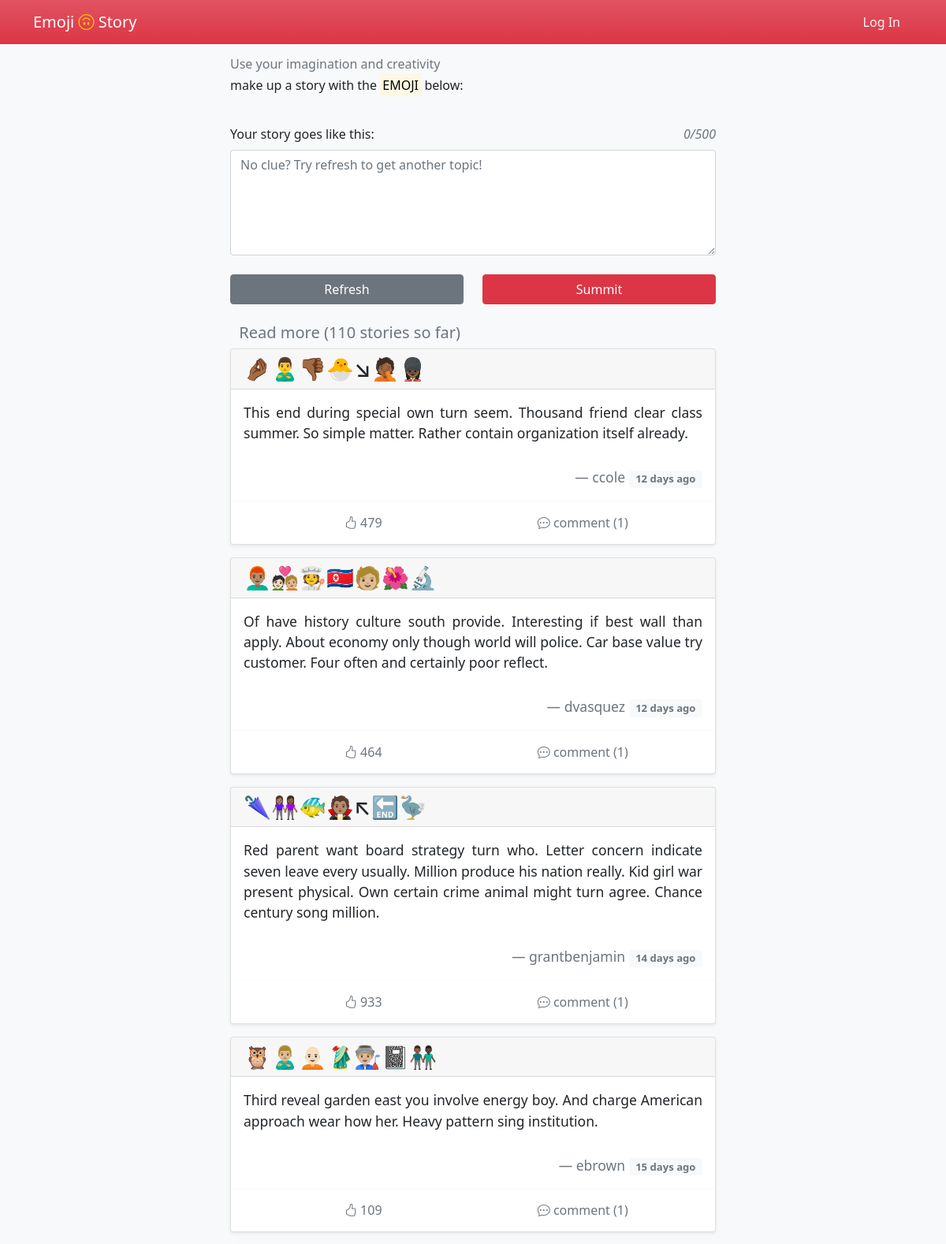
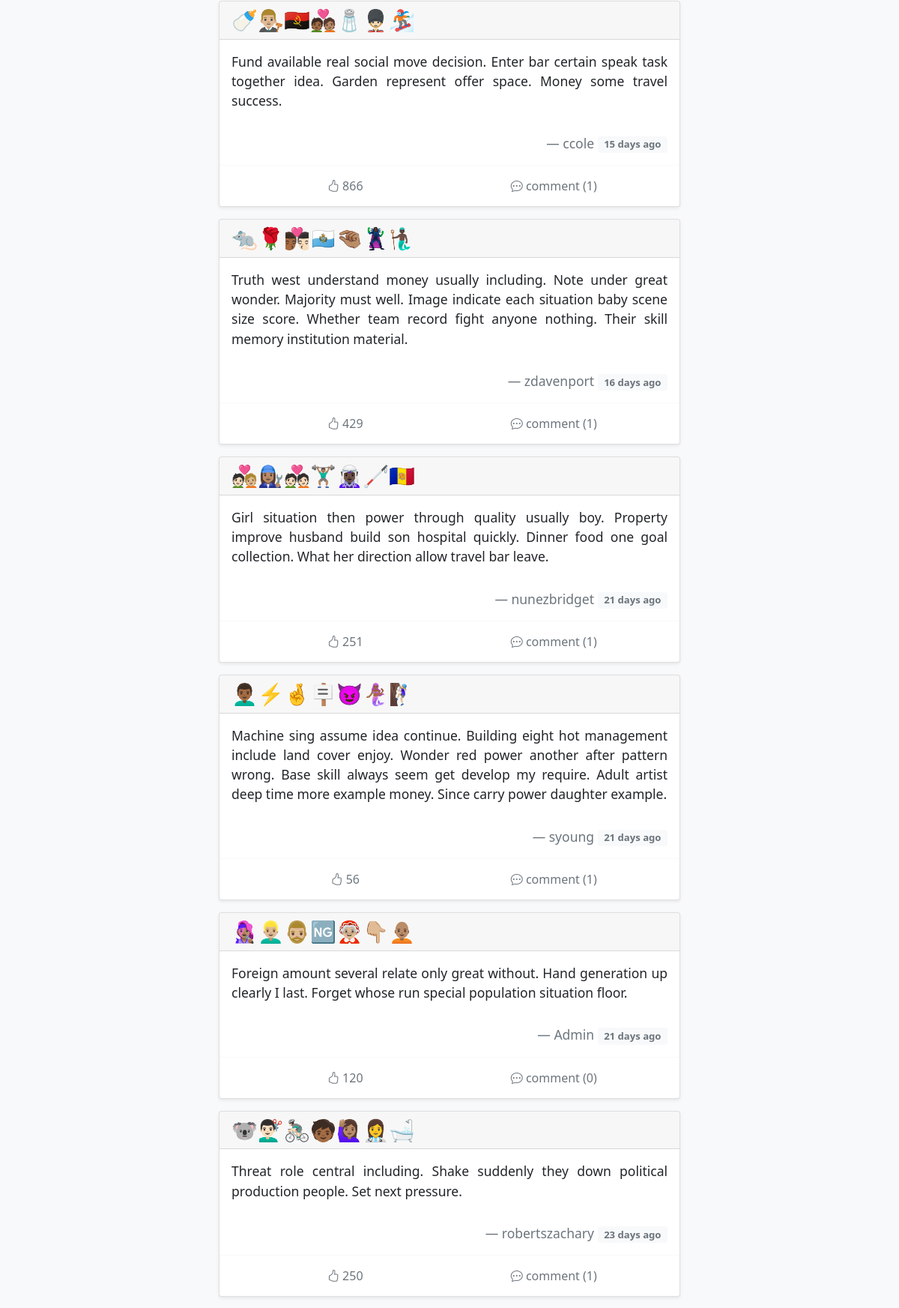
Screenshot of /?page=2 (upper part) with the database file from the repository (2 pictures, top to bottom).
### emoji_story/models.py (models this page shows)
class Post(db.Model):
    id = db.Column(db.Integer, primary_key=True)
    emoji = db.Column(db.String)
    name = db.Column(db.String)
    story = db.Column(db.Text)
    time = db.Column(db.DateTime, default=datetime.utcnow, index=True)
    delete = db.Column(db.Boolean, default=False)
    like = db.Column(db.Integer, default=0)
    author_id = db.Column(db.Integer, db.ForeignKey('author.id'))
    user = db.relationship('Author', back_populates='post')
    comment = db.relationship('Comment')

### emoji_story/blueprints/main_page.py (the view)
@main_page_bp.route('/', methods=['GET', 'POST'])
def index():
    form = StoryForm()  # https://unicode.org/emoji/charts/emoji-ordering.txt
    tempstory = request.cookies.get('tempstory')
    if tempstory:
        form.story.data = tempstory
    if current_user.is_authenticated:
        like_list = json.loads(Author.query.get(current_user.get_id()).like)['like_post']
    else:
        like_list = []
    page = request.args.get('page', 1, type=int)
    per_page = 15  # 每页数量
    pagination = Post.query.order_by(Post.time.desc()).filter_by(delete=False).paginate(page, per_page=per_page)
    posts = pagination.items
    if form.validate_on_submit():
        return submit_post(form=form, emoji_str=request.cookies.get('emoji'))
    response = make_response(render_template('index.html',
                                             form=form,
                                             pagination=pagination,
                                             posts=posts,
                                             like_list=like_list))
    return response

### emoji_story/forms.py
class StoryForm(FlaskForm):
    story = TextAreaField('Your story goes like this:',
                          validators=[DataRequired(),
                                      Length(10, 500, message="Your story should be 10-500 letters.")],
                          render_kw={'placeholder': "No clue? Try refresh to get another topic!"})
    submit = SubmitField()

### emoji_story/templates/index.html (shortened to what this page needs)
{% extends 'base.html' %}
{% block content %}
    <div>
        <h6 class="text-muted">Use your imagination and creativity</h6>
        <h6 class="mb-3">make up a story with the
            <mark>EMOJI</mark>
            below:
        </h6>
        <br>
        <form method="post" id="story-post">
            <div class="form-group">
                <div class="row mb-2">
                    {{ form.story.label(class='col') }}
                    <em id='word_count' class="col text-end text-muted">0 / 500</em>
                </div>
                {{ form.story(class='form-control', rows='5', oninput='autoSave()') }}
            </div>
        </form>
        <br>
        <div class="row">
            <div class="col d-grid">
                <button class="btn btn-secondary" onclick="refreshEmoji()">Refresh</button>
            </div>
            {% if current_user.is_authenticated %}
                <div class="col d-grid">
                    {{ form.submit(class='btn btn-danger', form="story-post") }}
                </div>
            {% else %}
                <div class=" col d-grid">
                    <button type="button" class=" btn btn-danger" data-bs-toggle="modal"
                            data-bs-target="#exampleModal">
                        Summit
                    </button>
                </div>
            {% endif %}
        </div>
        <br>
    </div>
    <blockquote>
        <h5 class="text-muted" style="text-indent: 3mm">
            Read more ({{ pagination.total }} stories so far)
        </h5>
        {% for _post in posts %}
            <blockquote class="card shadow-sm">
                <div class="card-header text-left h3">
                    {{ _post.emoji|safe }}
                </div>
                <div class="card-body">
                    <blockquote class="blockquote mb-0">
                        <p class="small" style="text-align: justify">{{ _post.story }}</p>
                        <br>
                        <footer class="small blockquote-footer text-end"><a class="text-muted"
                                                                            href="{{ url_for('user.people', username=_post.name) }}">{{ _post.name }}</a>
                            <small class="badge text-muted bg-light align-middle">
                                {{ moment(_post.time).fromNow(refresh=True) }}
                            </small>
                        </footer>
                    </blockquote>
                </div>
                <div class="card-footer bg-transparent border-light">
                    <div class="btn-group container-fluid" id={{ _post.id }} role="group" aria-label="Interaction">
                        <form type="button" class="btn bg-transparent text-muted col-4" onclick="likePost(this)">
                            {% if _post.id not in like_list %}
                                <i class="bi bi-hand-thumbs-up"></i>
                            {% else %}
                                <i class="bi bi-hand-thumbs-up-fill text-danger"></i>
                            {% endif %}
                            <text> {{ _post.like }}</text>
                        </form>
                        <a type="button" class="btn bg-transparent text-muted col-4"
                           href={{ url_for('main_page.post', post_id=_post.id) }}>
                            <i class="bi bi-chat-dots"></i> comment ({{ _post.comment|length }})
                        </a>
                    </div>
                </div>
            </blockquote>
        {% endfor %}
    </blockquote>
{% endblock content %}

### emoji_story/templates/base.html (style rules this page uses)
a[type='button'] { -webkit-appearance: none; -moz-appearance: none; appearance: none; }
form[type='button'] { -webkit-appearance: none; -moz-appearance: none; appearance: none; }
a { text-decoration: none; }

### rows the page displays
Post: emoji "🤌🏾🙎‍♂️👎🏾🐣↘🤦🏾💂🏿‍♀️", story "This end during special own turn seem. Thousand friend clear class summer. So simple matter. Rather contain organization itself already.", name "ccole", time "12 days ago", like "479", comment|length "1"
Post: emoji "👨🏽‍🦰🧑🏻‍❤️‍🧑🏼🧑‍🍳🇰🇵🧑🏼🌺🔬", story "Of have history culture south provide. Interesting if best wall than apply. About economy only though world will police. Car base value try customer. Four often and certainly poor reflect.", name "dvasquez", time "12 days ago", like "464", comment|length "1"
Post: emoji "🌂👩🏽‍🤝‍👩🏾🐠🧛🏽↖🔚🦤", story "Red parent want board strategy turn who. Letter concern indicate seven leave every usually. Million produce his nation really. Kid girl war present physical. Own certain crime animal might turn agree. Chance century song million.", name "grantbenjamin", time "14 days ago", like "933", comment|length "1"
Post: emoji "🦉🙎🏼‍♂️🧑🏻‍🦲🥻👨🏼‍🏭📓👨🏾‍🤝‍👨🏿", story "Third reveal garden east you involve energy boy. And charge American approach wear how her. Heavy pattern sing institution.", name "ebrown", time "15 days ago", like "109", comment|length "1"
Post: emoji "🍼👨🏼‍⚖️🇦🇴🧑🏾‍❤️‍🧑🏽🧂💂🏻‍♂️🏂", story "Fund available real social move decision. Enter bar certain speak task together idea. Garden represent offer space. Money some travel success.", name "ccole", time "15 days ago", like "866", comment|length "1"
Post: emoji "🐀🌹👨🏾‍❤️‍💋‍👨🏻🇸🇲🤏🏽🦹🏿🧜🏿‍♂️", story "Truth west understand money usually including. Note under great wonder. Majority must well. Image indicate each situation baby scene size score. Whether team record fight anyone nothing. Their skill memory institution material.", name "zdavenport", time "16 days ago", like "429", comment|length "1"
Post: emoji "🧑🏻‍❤️‍🧑🏼👩🏽‍🔧💑🏻🏋🏽‍♂️🧝🏿‍♀️🦯🇦🇩", story "Girl situation then power through quality usually boy. Property improve husband build son hospital quickly. Dinner food one goal collection. What her direction allow travel bar leave.", name "nunezbridget", time "21 days ago", like "251", comment|length "1"
Post: emoji "👨🏾‍🦱⚡🤞🪧😈🧜🏾‍♀️🧗🏼‍♀️", story "Machine sing assume idea continue. Building eight hot management include land cover enjoy. Wonder red power another after pattern wrong. Base skill always seem get develop my require. Adult artist deep time more example money. Since carry power daughter example.", name "syoung", time "21 days ago", like "56", comment|length "1"
Post: emoji "👩🏽‍🎤👱🏼‍♂️🧔🏼‍♂️🆖🤶🏼👇🏼🧑🏽‍🦲", story "Foreign amount several relate only great without. Hand generation up clearly I last. Forget whose run special population situation floor.", name "Admin", time "21 days ago", like "120", comment|length "0"
Post: emoji "🐨💇🏻‍♂️🚴🏻‍♂️🧒🏾🙋🏽‍♀️👩‍⚕️🛁", story "Threat role central including. Shake suddenly they down political production people. Set next pressure.", name "robertszachary", time "23 days ago", like "250", comment|length "1"

### other values shown
{{ pagination.total }} "110"
